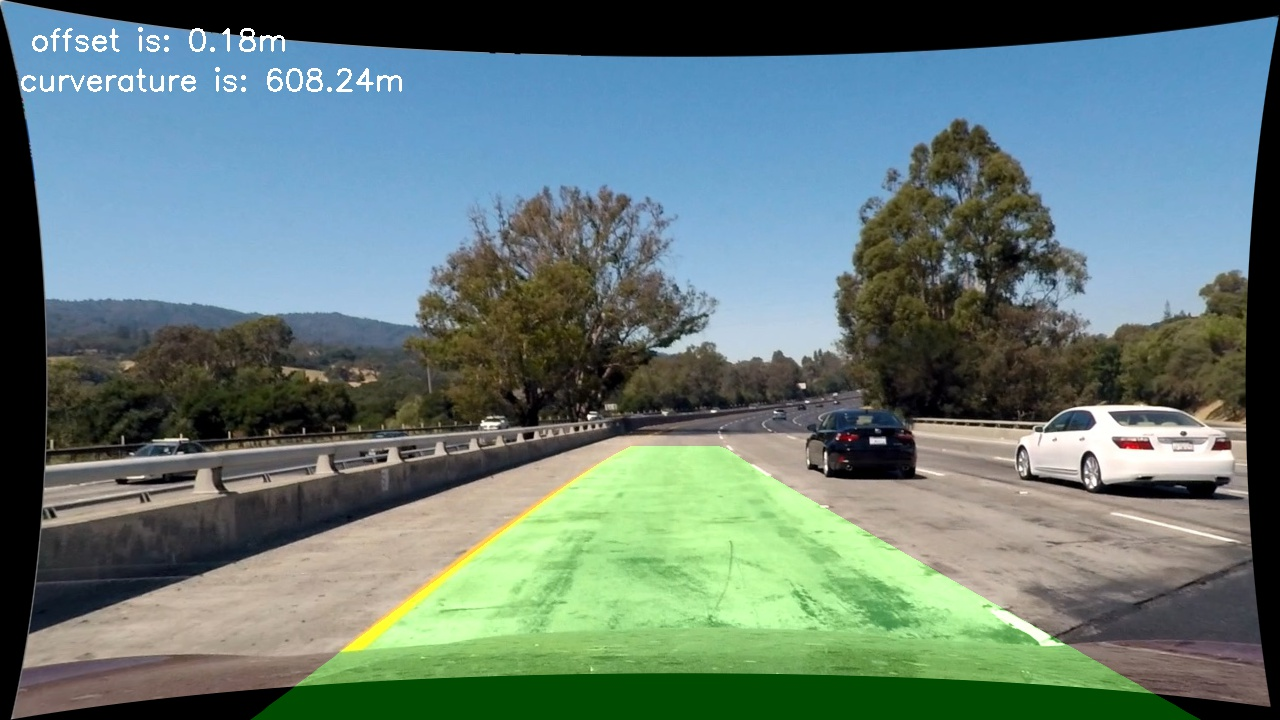
#> input picture output_images/test1.jpg, 1280 x 720 px
$ python -i findLines.py   (imports and definitions only)   (older library calls are emulated)
#> lines starting #> are read from the running program, lines starting #| are printed output that depends on the picture; after the words box and inside, x2 and y2 are one past the last pixel; in counts of white or black regions, pixels touching at a corner belong together
import numpy as np
import math
import cv2
import glob
from calibration import calibrate
margin = 100
minpix = 50
invGamma = 1.0/1.5
gammaTable = np.array([((i / 255.0) ** invGamma) * 255 for i in np.arange(0, 256)]).astype("uint8")

def getBinaryImageframe(img):
	global gammaTable
	assert len(img.shape) == 3
	w = img.shape[1]
	h = img.shape[0]
	#roi= np.zeros_like(img);
	#roi[h//2:h,:,:]= img[h//2:h,:,:]
	cv2.LUT(img,gammaTable)

	hls = cv2.cvtColor(img, cv2.COLOR_RGB2HLS)
#> hls: shape (720, 1280, 3); mean of channels 0, 1, 2 60.3, 113.4, 92.3
	gray = hls[:,:,1]
	s_channel = hls[:,:,2]
	r_channel = img[:,:,0]
	g_channel = img[:,:,1]
	sc_binary = s_select(s_channel,thresh =(170,250))
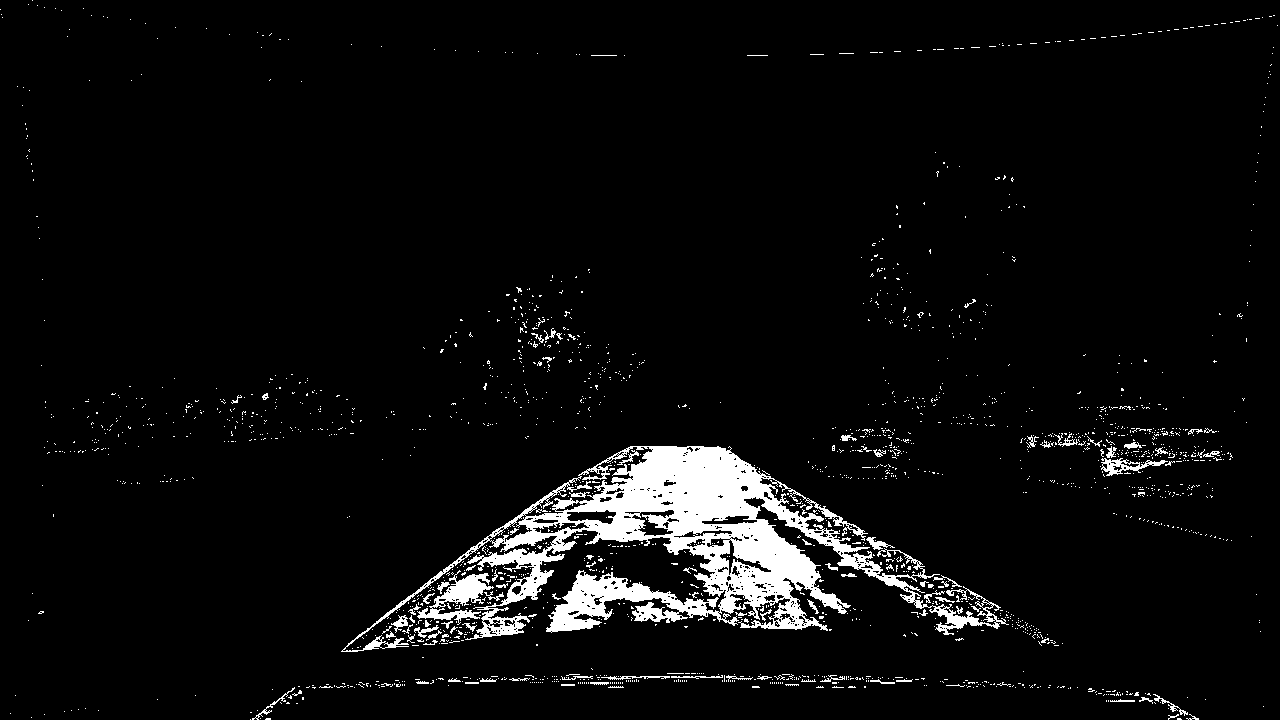
#> sc_binary: shape (720, 1280); values 0 (black) and 1 (white), 4.9% white; 1947 white regions (1848 under 20 px), largest, box (x1, y1, x2, y2) and area: (341, 446, 1009, 652) 34307, (417, 570, 494, 625) 1459, (1101, 458, 1168, 476) 445
	r_binary = s_select(r_channel,thresh =(50,255))
#> r_binary: shape (720, 1280); values 0 (black) and 1 (white), 76.3% white; 706 black regions (578 under 20 px), largest, box (x1, y1, x2, y2) and area: (6, 0, 1280, 720) 113228, (0, 8, 46, 720) 23658, (29, 410, 748, 633) 19445
	g_binary = s_select(g_channel,thresh =(50,255))
#> g_binary: shape (720, 1280); values 0 (black) and 1 (white), 79.5% white; 765 black regions (625 under 20 px), largest, box (x1, y1, x2, y2) and area: (7, 0, 1280, 720) 71491, (0, 8, 46, 720) 23600, (29, 408, 773, 633) 20375
	sx_binary = abs_sobel_thresh(gray,'x',20,100)
#> sx_binary: shape (720, 1280); values 0 (black) and 1 (white), 4.8% white in thin lines or dots
	sy_binary = abs_sobel_thresh(gray,'y',30,100)
	mag_binary = mag_thresh(gray,3,(50,110))
#> mag_binary: shape (720, 1280); values 0 (black) and 1 (white), 3.4% white in thin lines or dots
	dir_binary = dir_threshold(gray,15,(0.7,1.3))
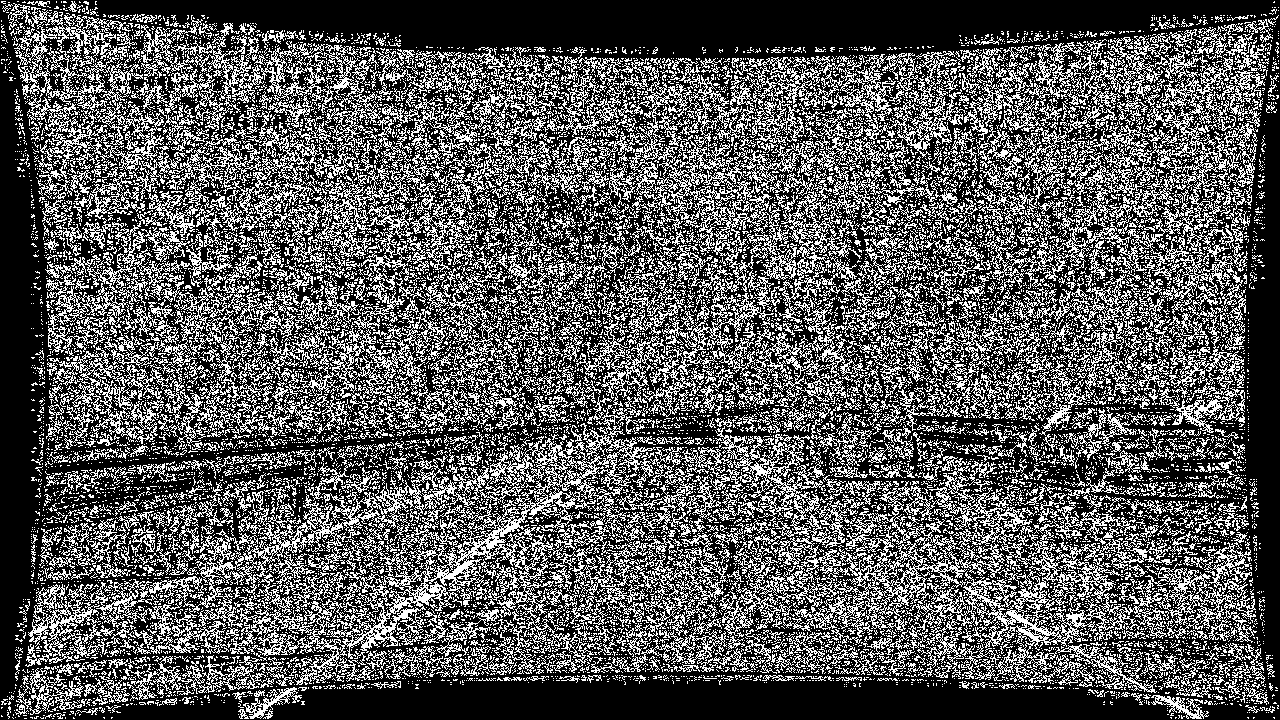
#> dir_binary: shape (720, 1280) float64; values 0 (black) and 1 (white), 34.6% white in thin lines or dots
	combined_binary = np.zeros_like(sx_binary)
	#combined_binary[(sc_binary == 1) | (sx_binary == 1) | (mag_binary == 1) ]= 1 #| ((mag_binary == 1) )] = 1
	#combined_binary[(sc_binary == 1) | (mag_binary ==1) ]= 1
	combined = sc_binary * + sx_binary *10 + sy_binary * 5 + mag_binary * 10 + dir_binary*10
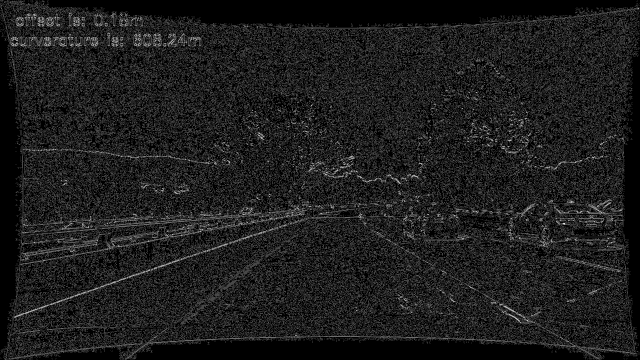
#> combined: shape (720, 1280) float64 (shown at 1/2 size); min 0, max 35, mean 4; drawn with min black and max white
	#combined_binary[combined > 20]= 1 #| ((mag_binary == 1) )] = 1
	combined_binary[ ((sc_binary == 1) & (r_binary ==1) & (g_binary ==1) )| (mag_binary == 1) ]= 1 #] = 1
	return combined_binary
	#return contours_select(combined_binary)

# [26 lines left out: function contours_select, not called in this run]

def s_select(s_channel, thresh=(0, 255)):
    binary_output = np.zeros_like(s_channel)
    binary_output[(s_channel > thresh[0]) & (s_channel <= thresh[1])] = 1
    return binary_output

def abs_sobel_thresh(gray, orient='x', thresh_min=0, thresh_max=255):

	# Apply the following steps to img
	# 1) Convert to grayscale
	# 2) Take the derivative in x or y given orient = 'x' or 'y'
	if orient == 'x':
		sobel = cv2.Sobel(gray, cv2.CV_64F, 1, 0)
	else:
		sobel = cv2.Sobel(gray, cv2.CV_64F, 0, 1)
	# 3) Take the absolute value of the derivative or gradient
	abs_sobel = np.absolute(sobel)

	# 4) Scale to 8-bit (0 - 255) then convert to type = np.uint8
	scaled_sobel = np.uint8(255*abs_sobel/np.max(abs_sobel))
	# 5) Create a mask of 1's where the scaled gradient magnitude
	        # is > thresh_min and < thresh_max
	sxbinary = np.zeros_like(scaled_sobel)

	sxbinary[(scaled_sobel >= thresh_min) & (scaled_sobel <= thresh_max)] = 1

	# 6) Return this mask as your binary_output image

	return sxbinary

def mag_thresh(gray, sobel_kernel=3, mag_thresh=(0, 255)):

	# Apply the following steps to img
	# 1) Convert to grayscale


	# 2) Take the gradient in x and y separately\
	sobelx = cv2.Sobel(gray, cv2.CV_64F, 1, 0)
	sobely = cv2.Sobel(gray, cv2.CV_64F, 0, 1)
	# 3) Calculate the magnitude
	abs_sobel = np.sqrt(np.square(sobelx) + np.square(sobely))
	# 4) Scale to 8-bit (0 - 255) and convert to type = np.uint8
	scaled_sobel = np.uint8(255*abs_sobel/np.max(abs_sobel))
	# 5) Create a binary mask where mag thresholds are met
	sxbinary = np.zeros_like(scaled_sobel)
	sxbinary[(scaled_sobel >= mag_thresh[0]) & (scaled_sobel <= mag_thresh[1])] = 1
	# 6) Return this mask as your binary_output image

	return sxbinary


def dir_threshold(gray, sobel_kernel=3, thresh=(0, np.pi/2)):

	# 2) Take the gradient in x and y separately
	sobelx = cv2.Sobel(gray, cv2.CV_64F, 1, 0)
	sobely = cv2.Sobel(gray, cv2.CV_64F, 0, 1)
	# 3) Take the absolute value of the x and y gradients
	abs_sobelx = np.absolute(sobelx)
	abs_sobely = np.absolute(sobely)

	# 4) Use np.arctan2(abs_sobely, abs_sobelx) to calculate the direction of the gradient
	gradient = np.arctan2(abs_sobely, abs_sobelx)
	# 5) Create a binary mask where direction thresholds are met
	sxbinary = np.zeros_like(gradient)
	sxbinary[(gradient >= thresh[0]) & (gradient <= thresh[1])] = 1
	# 6) Return this mask as your binary_output image
	return sxbinary


# [166 lines left out: functions compute_perspective_transform, apply_perspective_transform, identifyLines, draw_lane, compute_curvature, compute_center_offset and 1 more, not called in this run]

# [42 lines not run here, left out]

>>> import cv2
>>> picture = cv2.cvtColor(cv2.imread('../output_images/test1.jpg'), cv2.COLOR_BGR2RGB)
>>> result = getBinaryImageframe(picture)
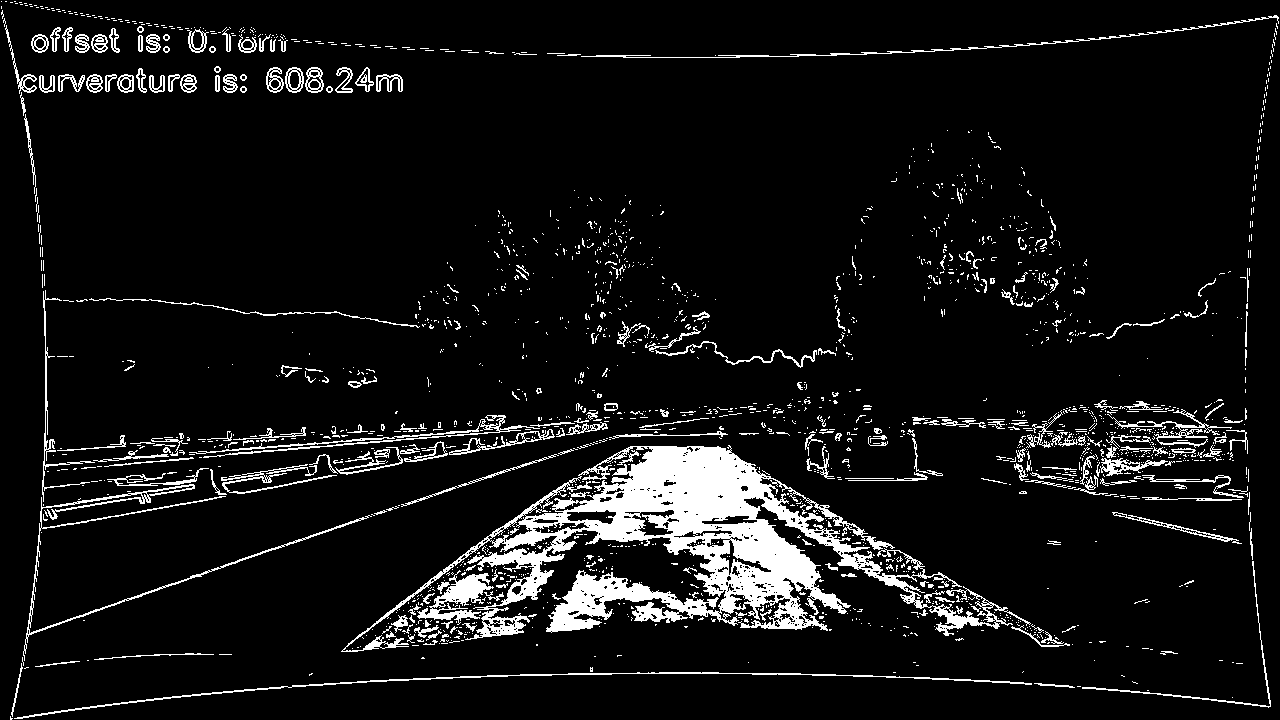
#> result: shape (720, 1280); values 0 (black) and 1 (white), 7.8% white; 1894 white regions (1635 under 20 px), largest, box (x1, y1, x2, y2) and area: (341, 445, 1031, 652) 34753, (23, 484, 372, 661) 2145, (14, 672, 1032, 719) 1802

$ run again, on output_images/test2.jpg
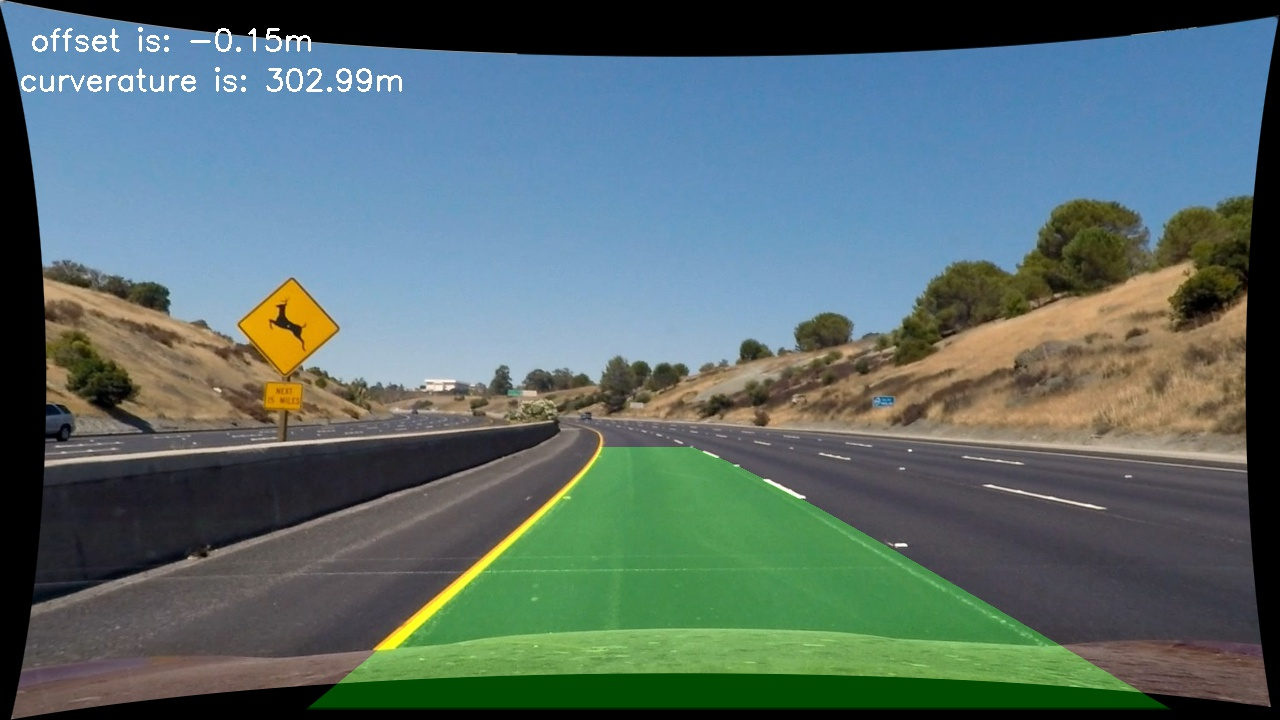
#> input picture output_images/test2.jpg, 1280 x 720 px
#> hls: shape (720, 1280, 3); mean of channels 0, 1, 2 72.2, 101.6, 75.3
#> in getBinaryImageframe, `sc_binary = s_select(s_channel,thresh =(170,250))`:
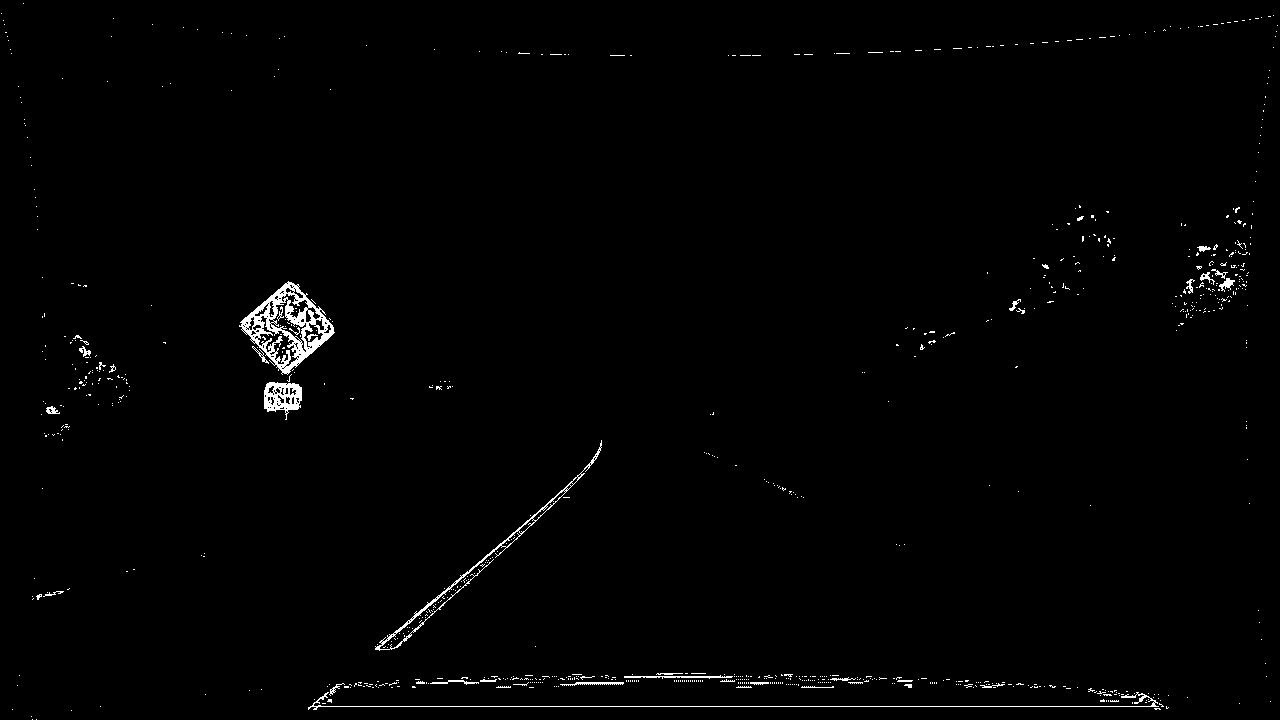
#> sc_binary: shape (720, 1280); values 0 (black) and 1 (white), 1.1% white in thin lines or dots
#> r_binary: shape (720, 1280); values 0 (black) and 1 (white), 80.2% white; 180 black regions (145 under 20 px), largest, box (x1, y1, x2, y2) and area: (0, 0, 1280, 720) 176398, (72, 361, 157, 434) 2021, (1068, 250, 1111, 284) 595
#> g_binary: shape (720, 1280); values 0 (black) and 1 (white), 82.7% white; 233 black regions (185 under 20 px), largest, box (x1, y1, x2, y2) and area: (0, 0, 1280, 720) 152892, (1069, 250, 1120, 285) 737, (934, 291, 976, 325) 489
#> sx_binary: shape (720, 1280); values 0 (black) and 1 (white), 2.6% white in thin lines or dots
#> sy_binary: shape (720, 1280); values 0 (black) and 1 (white), 3.6% white in thin lines or dots
#> mag_binary: shape (720, 1280); values 0 (black) and 1 (white), 2.3% white in thin lines or dots
#> dir_binary: shape (720, 1280) float64; values 0 (black) and 1 (white), 36.4% white in thin lines or dots
#> `result = getBinaryImageframe(picture)`:
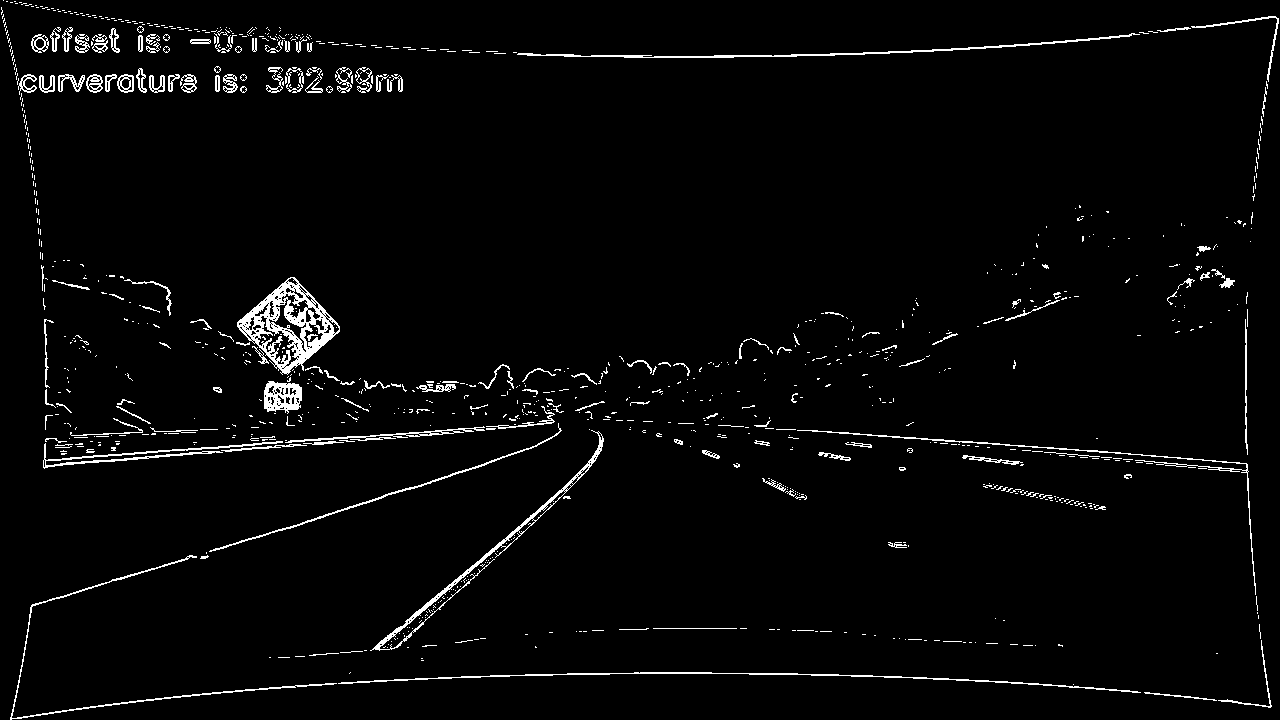
#> result: shape (720, 1280); values 0 (black) and 1 (white), 2.9% white in thin lines or dots
